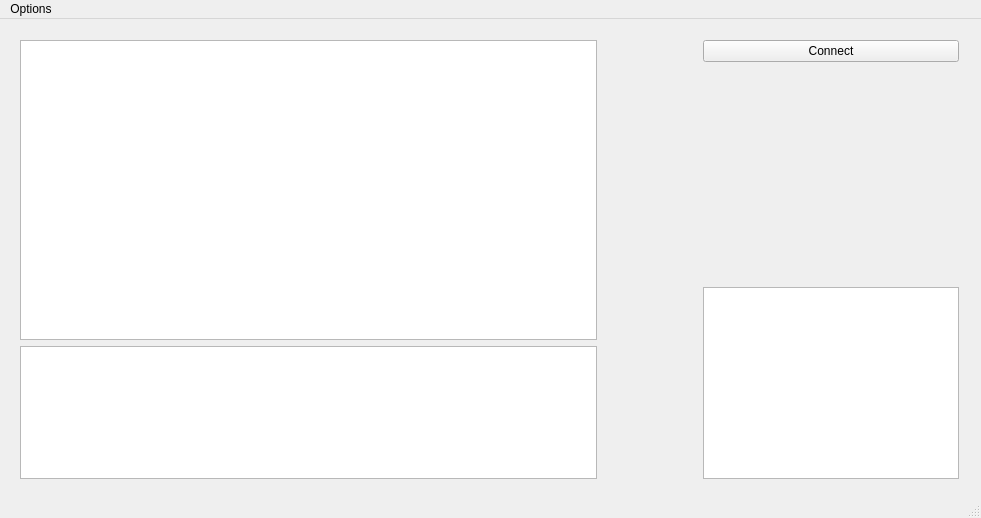
<?xml version="1.0" encoding="UTF-8"?>
<ui version="4.0">
 <class>GUIWindow</class>
 <widget class="QMainWindow" name="GUIWindow">
  <property name="geometry">
   <rect>
    <x>0</x>
    <y>0</y>
    <width>981</width>
    <height>518</height>
   </rect>
  </property>
  <property name="sizePolicy">
   <sizepolicy hsizetype="Fixed" vsizetype="Fixed">
    <horstretch>0</horstretch>
    <verstretch>0</verstretch>
   </sizepolicy>
  </property>
  <property name="minimumSize">
   <size>
    <width>981</width>
    <height>518</height>
   </size>
  </property>
  <property name="maximumSize">
   <size>
    <width>981</width>
    <height>518</height>
   </size>
  </property>
  <property name="windowTitle">
   <string>GUIBot</string>
  </property>
  <widget class="QWidget" name="centralWidget">
   <widget class="QWidget" name="horizontalLayoutWidget">
    <property name="geometry">
     <rect>
      <x>9</x>
      <y>10</y>
      <width>961</width>
      <height>461</height>
     </rect>
    </property>
    <layout class="QHBoxLayout" name="horizontalLayout">
     <property name="sizeConstraint">
      <enum>QLayout::SetDefaultConstraint</enum>
     </property>
     <item>
      <layout class="QVBoxLayout" name="verticalLayout_2">
       <item>
        <widget class="QGraphicsView" name="mapView">
         <property name="enabled">
          <bool>true</bool>
         </property>
         <property name="sizePolicy">
          <sizepolicy hsizetype="Expanding" vsizetype="Expanding">
           <horstretch>0</horstretch>
           <verstretch>0</verstretch>
          </sizepolicy>
         </property>
         <property name="minimumSize">
          <size>
           <width>300</width>
           <height>300</height>
          </size>
         </property>
         <property name="baseSize">
          <size>
           <width>0</width>
           <height>0</height>
          </size>
         </property>
         <property name="verticalScrollBarPolicy">
          <enum>Qt::ScrollBarAlwaysOff</enum>
         </property>
         <property name="horizontalScrollBarPolicy">
          <enum>Qt::ScrollBarAlwaysOff</enum>
         </property>
         <property name="sizeAdjustPolicy">
          <enum>QAbstractScrollArea::AdjustIgnored</enum>
         </property>
        </widget>
       </item>
       <item>
        <widget class="QTableWidget" name="tableWidget"/>
       </item>
      </layout>
     </item>
     <item>
      <spacer name="horizontalSpacer">
       <property name="orientation">
        <enum>Qt::Horizontal</enum>
       </property>
       <property name="sizeType">
        <enum>QSizePolicy::Minimum</enum>
       </property>
       <property name="sizeHint" stdset="0">
        <size>
         <width>100</width>
         <height>20</height>
        </size>
       </property>
      </spacer>
     </item>
     <item>
      <layout class="QVBoxLayout" name="verticalLayout" stretch="0,0,0">
       <property name="sizeConstraint">
        <enum>QLayout::SetDefaultConstraint</enum>
       </property>
       <item>
        <widget class="QPushButton" name="button_connect">
         <property name="minimumSize">
          <size>
           <width>150</width>
           <height>0</height>
          </size>
         </property>
         <property name="text">
          <string>Connect</string>
         </property>
         <property name="checkable">
          <bool>true</bool>
         </property>
        </widget>
       </item>
       <item>
        <spacer name="verticalSpacer">
         <property name="orientation">
          <enum>Qt::Vertical</enum>
         </property>
         <property name="sizeHint" stdset="0">
          <size>
           <width>20</width>
           <height>40</height>
          </size>
         </property>
        </spacer>
       </item>
       <item>
        <widget class="QTextEdit" name="console">
         <property name="sizePolicy">
          <sizepolicy hsizetype="Maximum" vsizetype="Maximum">
           <horstretch>0</horstretch>
           <verstretch>0</verstretch>
          </sizepolicy>
         </property>
         <property name="baseSize">
          <size>
           <width>0</width>
           <height>0</height>
          </size>
         </property>
        </widget>
       </item>
      </layout>
     </item>
    </layout>
   </widget>
  </widget>
  <widget class="QStatusBar" name="statusBar"/>
  <widget class="QMenuBar" name="menuBar">
   <property name="geometry">
    <rect>
     <x>0</x>
     <y>0</y>
     <width>981</width>
     <height>20</height>
    </rect>
   </property>
   <widget class="QMenu" name="menuOptions">
    <property name="title">
     <string>Options</string>
    </property>
    <widget class="QMenu" name="menuPort_COM">
     <property name="title">
      <string>Port COM</string>
     </property>
     <addaction name="actionRefresh"/>
     <addaction name="separator"/>
    </widget>
    <addaction name="menuPort_COM"/>
   </widget>
   <addaction name="menuOptions"/>
  </widget>
  <action name="actionRefresh">
   <property name="text">
    <string>Refresh</string>
   </property>
  </action>
 </widget>
 <layoutdefault spacing="6" margin="11"/>
 <resources/>
 <connections/>
</ui>
